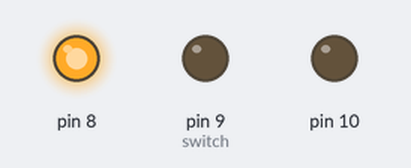
A sketch run on a simulated Arduino Uno, built with avr-gcc and run on an emulated ATmega328P. Parts: output pins drawn as LEDs (lit = HIGH).

Above: at 2.5 s.
At 7.5 s:
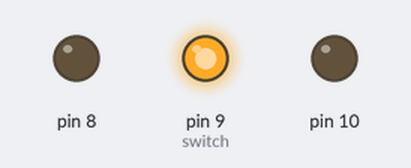
At 11.0 s:
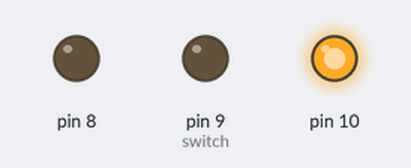
Timing chart, 0 to 15.6 s (numbered marks = the images above):
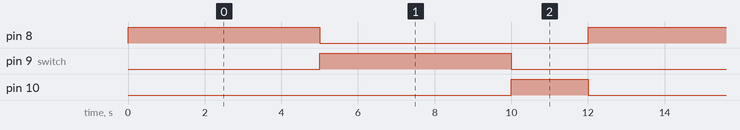

Measured:
- by itself, pin 8, pin 9 (switch): alternates HIGH for 5.0 s and LOW for 7.0 s
- by itself, pin 10: alternates HIGH for 2.0 s and LOW for 10.0 s
- by itself, everything shown: repeats every 12.0 s, in 3 steps

The sketch:

code.ino
```cpp
enum State{
    RED,
    GREEN,
    YELLOW
};

State currentstate = RED;
unsigned long previoustime =0;

void setup(){

    DDRB |= (1<<0);   //pin 8 output RED
    DDRB |= (1<<1);  //pin 9 output GREEN
    DDRB |= (1<<2);   //pin 10 output YELLOW

}

void loop(){

    switch(currentstate){

        case RED:

        PORTB |= (1<<0);
        PORTB &= ~(1<<1);      //switch on RED
        PORTB &= ~(1<<2);

        if((millis()-previoustime)>=5000){

            currentstate = GREEN;                  //if 5 sec have passed change state to GREEN
            previoustime = millis();

        }
        break;


        case GREEN:
        PORTB |= (1<<1);
        PORTB &= ~(1<<0);      // turn on GREEN
        PORTB &= ~(1<<2);

        if((millis()-previoustime)>=5000){

            currentstate = YELLOW;                  // if 5 sec have passed change state to YELLOW
            previoustime = millis();

        }

        break;

        case YELLOW:
        PORTB |= (1<<2);
        PORTB &= ~(1<<1);      // turn on YELLOW
        PORTB &= ~(1<<0);

        if((millis()-previoustime)>=2000){

            currentstate = RED;                     // if 2 sec have passed change state to RED
            previoustime = millis();

        }

        break;

    }
}
```
